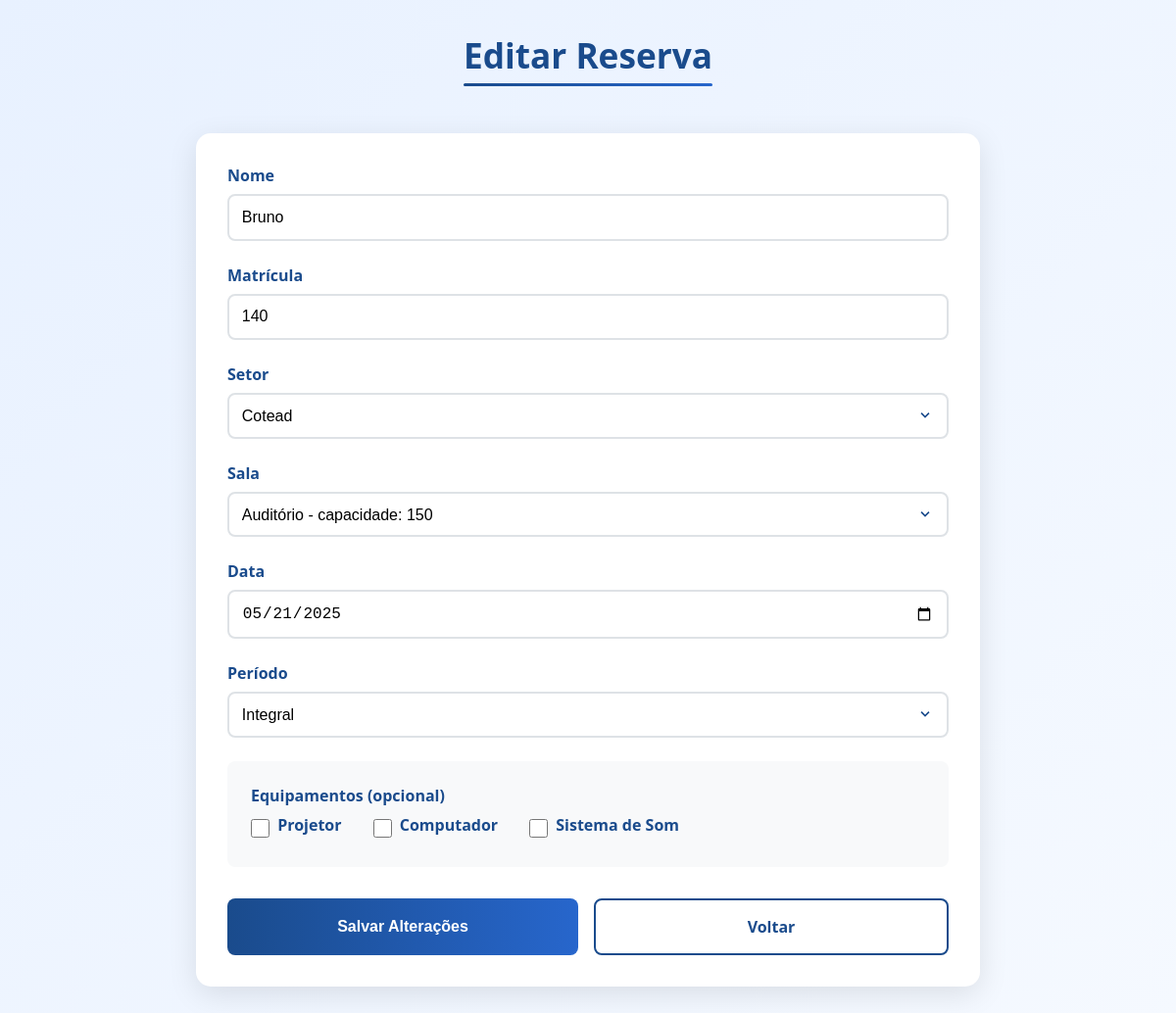
The app's page /editar/10 (signed in) with its own data.
### tables this page shows
CREATE TABLE "Reservas" (
            id INTEGER PRIMARY KEY AUTOINCREMENT,
            nome TEXT NOT NULL,
            matricula TEXT NOT NULL,
            setor_id INTERGER NOT NULL ,
            sala_id INTEGER NOT NULL,
            data DATE NOT NULL,
            periodo TEXT NOT NULL CHECK(periodo IN ('matutino', 'vespertino', 'integral')),
            equipamentos TEXT, `user_id` INTEGER NOT NULL REFERENCES `Users`(`id`),
            FOREIGN KEY (setor_id) REFERENCES Setor(id) ON DELETE CASCADE,
            FOREIGN KEY (sala_id) REFERENCES Sala(id) ON DELETE CASCADE
        );

### app.py (the view, shortened to what this page needs)
@app.route('/editar/<int:id>', methods=['GET', 'POST'])
@requer_cargo(['admin'])
def editar_reserva(id):
    conn = conectar()
    cursor = conn.cursor()
    cursor.execute('SELECT * FROM Reservas WHERE id = ?', (id,))
    reserva = cursor.fetchone()
    cursor.execute('SELECT * FROM Equipamentos')
    equipamentos = cursor.fetchall()
    conn.close()
    return render_template('editar_reserva.html', reserva=reserva, equipamentos=equipamentos)

### app.py (called while the page is built)
def requer_cargo(cargos_permitidos):
    def decorator(f):
        @wraps(f)
        def decorated_function(*args, **kwargs):
            if 'cargo' not in session:
                flash('Faça login para acessar esta página.', 'error')
                return redirect(url_for('login'))
            if session['cargo'] not in cargos_permitidos:
                flash('Você não tem permissão para acessar esta página.', 'error')
                return redirect(url_for('index'))
            return f(*args, **kwargs)
        return decorated_function
    return decorator

### database.py (called while the page is built)
def conectar():
    try:
        conn = sqlite3.connect(DATABASE, timeout=30.0)
        conn.execute('PRAGMA foreign_keys = ON')
        conn.execute('PRAGMA journal_mode = WAL')  # Melhor para concorrência
        conn.execute('PRAGMA synchronous = NORMAL')  # Melhor performance
        conn.execute('PRAGMA cache_size = 10000')  # Cache maior
        conn.execute('PRAGMA temp_store = MEMORY')  # Usar memória para temp
        return conn
    except Exception as e:
        print(f"Erro ao conectar com banco: {e}")
        conn = sqlite3.connect(':memory:')
        return conn

### templates/editar_reserva.html (shortened to what this page needs)
<!DOCTYPE html>
<html lang="pt-BR">
<head>
</head>
<body>
    <div class="page-container">
        <div class="header">
            <h1>Editar Reserva</h1>
        </div>
        <div class="form-container">
            <form method="POST">
                <div class="form-group">
                    <label for="nome">Nome</label>
                    <input type="text" name="nome" id="nome" value="{{ reserva[1] }}" required>
                </div>
                <div class="form-group">
                    <label for="matricula">Matrícula</label>
                    <input type="number" name="matricula" id="matricula" value="{{ reserva[2] }}" required min="0">
                </div>
                <div class="form-group">
                    <label for="setor_id">Setor</label>
                    <select name="setor_id" id="setor_id" required>
                        <option value="5" {% if reserva[3] == 5 %}selected{% endif %}>Cotead</option>
                    </select>
                </div>
                <div class="form-group">
                    <label for="sala_id">Sala</label>
                    <select name="sala_id" id="sala_id" required>
                        <option value="9" {% if reserva[4] == 9 %}selected{% endif %}>Auditório - capacidade: 150</option>
                    </select>
                </div>
                <div class="form-group">
                    <label for="data">Data</label>
                    <input type="date" name="data" id="data" value="{{ reserva[5] }}" required max="31-12-9999">
                </div>
                <div class="form-group">
                    <label for="periodo">Período</label>
                    <select name="periodo" id="periodo" required>
                        <option value="integral" {% if reserva[6] == 'integral' %}selected{% endif %}>Integral</option>
                    </select>
                </div>
                <div class="form-group equipamentos-group">
                    <label>Equipamentos (opcional)</label>
                    <div class="checkbox-group">
                        <div class="checkbox-item">
                            <input type="checkbox" name="equipamentos" id="projetor" value="Projetor" {% if 'Projetor' in reserva[7] %}checked{% endif %}>
                            <label for="projetor">Projetor</label>
                        </div>
                        <div class="checkbox-item">
                            <input type="checkbox" name="equipamentos" id="computador" value="Computador" {% if 'Computador' in reserva[7] %}checked{% endif %}>
                            <label for="computador">Computador</label>
                        </div>
                        <div class="checkbox-item">
                            <input type="checkbox" name="equipamentos" id="som" value="Sistema de Som" {% if 'Sistema de Som' in reserva[7] %}checked{% endif %}>
                            <label for="som">Sistema de Som</label>
                        </div>
                    </div>
                </div>
                <div class="button-group">
                    <button type="submit" class="btn btn-primary">Salvar Alterações</button>
                    <a href="/" class="btn btn-secondary">Voltar</a>
                </div>
            </form>
        </div>
    </div>
</body>
</html>

### templates/editar_reserva.html (style rules this page uses)
:root { --primary-blue: #1a4b8c; --secondary-blue: #2766cc; --light-blue: #e8f1ff; --hover-blue: #0056b3; --white: #ffffff; --gray-light: #f8f9fa; --gray-border: #dee2e6; --error-red: #dc3545; --error-light: #f8d7da; }
* { margin: 0; padding: 0; box-sizing: border-box; }
body { font-family: 'Segoe UI', Arial, sans-serif; background: linear-gradient(135deg, var(--light-blue) 0%, #f5f9ff 100%); min-height: 100vh; padding: 2rem; color: #2c3e50; }
.page-container { max-width: 800px; margin: 0 auto; }
.header { text-align: center; margin-bottom: 2rem; }
h1 { color: var(--primary-blue); font-size: 2.2rem; margin-bottom: 1rem; position: relative; display: inline-block; padding-bottom: 0.5rem; }
h1::after { content: ''; position: absolute; bottom: 0; left: 0; width: 100%; height: 3px; background: linear-gradient(to right, var(--primary-blue), var(--secondary-blue)); border-radius: 2px; }
.form-container { background: var(--white); padding: 2rem; border-radius: 15px; box-shadow: 0 8px 30px rgba(0, 0, 0, 0.1); }
.form-group { margin-bottom: 1.5rem; }
label { display: block; color: var(--primary-blue); font-weight: 600; margin-bottom: 0.5rem; font-size: 1rem; }
input[type="text"], input[type="number"], input[type="date"], select { width: 100%; padding: 0.8rem; border: 2px solid var(--gray-border); border-radius: 8px; font-size: 1rem; transition: all 0.3s ease; background-color: var(--white); }
.equipamentos-group { background: var(--gray-light); padding: 1.5rem; border-radius: 8px; margin-top: 1rem; }
.checkbox-group { display: flex; gap: 2rem; flex-wrap: wrap; margin-top: 0.5rem; }
.checkbox-item { display: flex; align-items: center; gap: 0.5rem; }
input[type="checkbox"] { width: 1.2rem; height: 1.2rem; cursor: pointer; }
.button-group { display: flex; gap: 1rem; margin-top: 2rem; }
.btn { padding: 1rem 2rem; border: none; border-radius: 8px; font-size: 1rem; font-weight: 600; cursor: pointer; transition: all 0.3s ease; text-align: center; text-decoration: none; flex: 1; }
.btn-primary { background: linear-gradient(to right, var(--primary-blue), var(--secondary-blue)); color: var(--white); }
.btn-secondary { background: var(--white); color: var(--primary-blue); border: 2px solid var(--primary-blue); }
select { appearance: none; background-repeat: no-repeat; background-position: right 1rem center; padding-right: 2.5rem; }

### records on screen
Reservas: nome "Bruno", matricula "140", setor_id "Cotead", sala_id "Auditório - capacidade: 150", data "05/21/2025", periodo "Integral"
